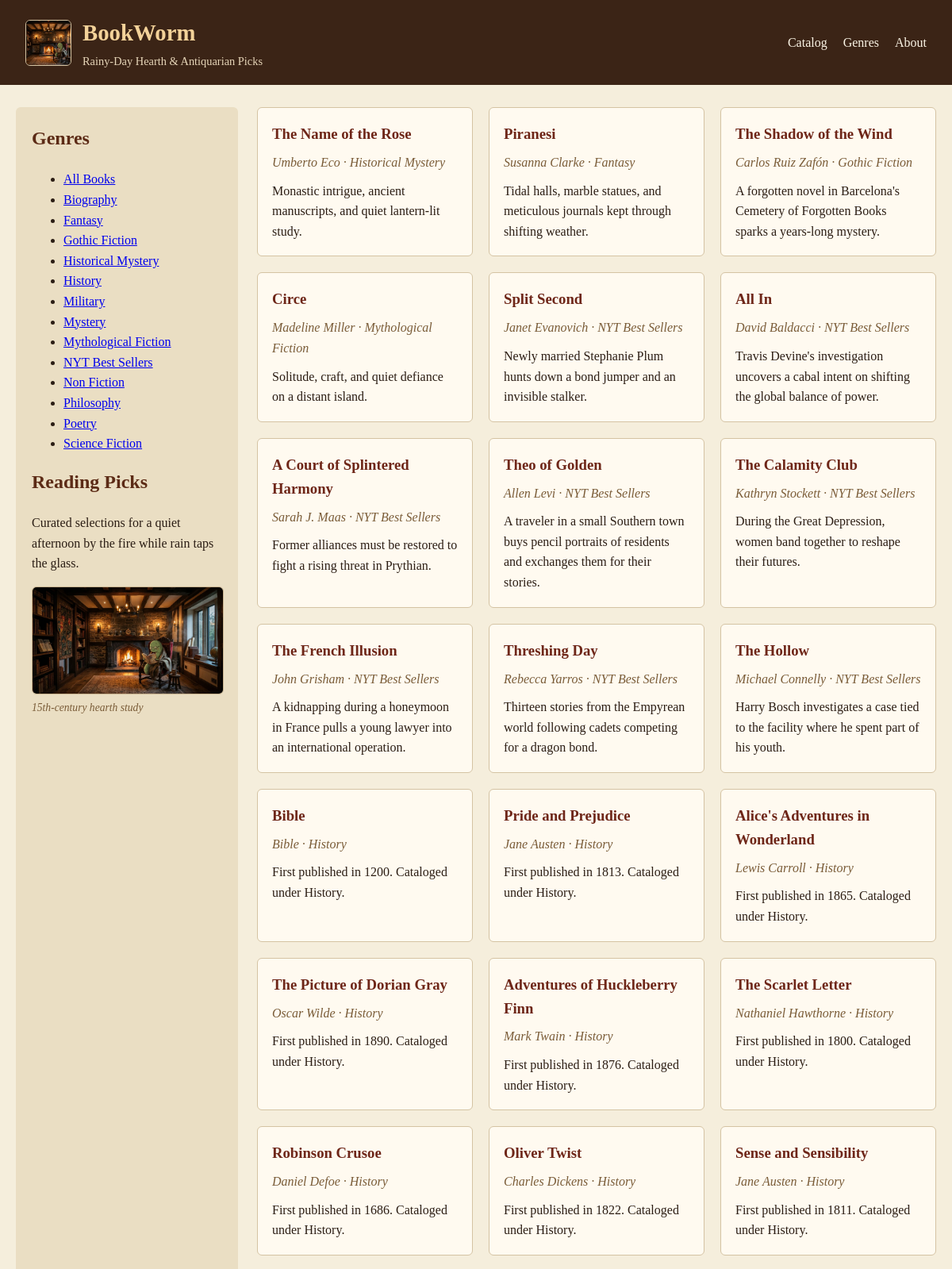
The page / (upper part) on the database its author committed.
### tables this page shows
CREATE TABLE books (
            id INTEGER PRIMARY KEY AUTOINCREMENT,
            title TEXT NOT NULL,
            author TEXT NOT NULL,
            genre TEXT NOT NULL,
            summary TEXT NOT NULL
        , category TEXT NOT NULL DEFAULT '');

### app.py (the view)
@app.route("/")
def index():
    selected_genre = request.args.get("genre", "All")
    books = get_books(selected_genre)
    genres = get_genres()
    logo_exists = os.path.exists(os.path.join(app.static_folder, "logo.png"))
    return render_template(
        "index.html",
        books=books,
        genres=genres,
        selected_genre=selected_genre,
        logo_exists=logo_exists,
    )

### app.py (called while the page is built)
def get_books(selected_genre=None):
    conn = sqlite3.connect(DB_PATH)
    conn.row_factory = sqlite3.Row
    if selected_genre and selected_genre != "All":
        rows = conn.execute(
            "SELECT id, title, author, genre, summary FROM books WHERE genre = ? ORDER BY id",
            (selected_genre,),
        ).fetchall()
    else:
        rows = conn.execute(
            "SELECT id, title, author, genre, summary FROM books ORDER BY id"
        ).fetchall()
    conn.close()
    return [dict(row) for row in rows]

def get_genres():
    conn = sqlite3.connect(DB_PATH)
    rows = conn.execute(
        "SELECT DISTINCT genre FROM books ORDER BY genre"
    ).fetchall()
    conn.close()
    return [row[0] for row in rows]

### templates/index.html (shortened to what this page needs)
<!DOCTYPE html>
<html lang="en">
<head>
  <link rel="stylesheet" href="{{ url_for('static', filename='style.css') }}">
</head>
<body>
  <header class="site-header">
    <div class="brand-group">
      {% if logo_exists %}
        <img src="{{ url_for('static', filename='logo.png') }}" alt="BookWorm reading by a rainy fireplace" class="brand-thumb">
      {% endif %}
      <div>
        <h1 class="site-title">BookWorm</h1>
        <p class="site-tagline">Rainy-Day Hearth &amp; Antiquarian Picks</p>
      </div>
    </div>
    <nav class="nav-links">
      <a href="{{ url_for('index') }}#catalog">Catalog</a>
      <a href="{{ url_for('index') }}#genres">Genres</a>
      <a href="{{ url_for('index') }}#about">About</a>
    </nav>
  </header>
  <main class="page-layout">
    <aside class="sidebar">
      <h2 id="genres">Genres</h2>
      <ul class="genre-list">
        <li>
          <a href="{{ url_for('index') }}#catalog" class="{% if selected_genre == 'All' %}active-genre{% endif %}">All Books</a>
        </li>
        {% for genre in genres %}
          <li>
            <a href="{{ url_for('index', genre=genre) }}#catalog" class="{% if selected_genre == genre %}active-genre{% endif %}">{{ genre }}</a>
          </li>
        {% endfor %}
      </ul>
      <h2>Reading Picks</h2>
      <p id="about">Curated selections for a quiet afternoon by the fire while rain taps the glass.</p>
      {% if logo_exists %}
        <figure class="reading-scene">
          <img src="{{ url_for('static', filename='logo.png') }}" alt="Worm with glasses reading a book by a fireplace on a rainy day">
          <figcaption>15th-century hearth study</figcaption>
        </figure>
      {% endif %}
    </aside>
    <section id="catalog" class="book-grid">
      {% for book in books %}
        <article class="book-card">
          <h3 class="book-title">{{ book.title }}</h3>
          <p class="book-meta">{{ book.author }} &middot; {{ book.genre }}</p>
          <p class="book-summary">{{ book.summary }}</p>
        </article>
      {% endfor %}
    </section>
  </main>
</body>
</html>

### static/style.css (style rules this page uses)
body { margin: 0; font-family: Georgia, "Times New Roman", serif; color: #2b1d14; background-color: #f5eedc; line-height: 1.6; }
.site-header { display: flex; justify-content: space-between; align-items: center; padding: 18px 32px; background-color: #3b2416; color: #fbf5e6; }
.brand-group { display: flex; align-items: center; gap: 14px; }
.brand-thumb { width: 56px; height: 56px; object-fit: cover; border-radius: 6px; border: 1px solid #d4c3a3; }
.site-title { margin: 0; font-size: 1.8rem; color: #f3d299; }
.site-tagline { margin: 2px 0 0; font-size: 0.9rem; color: #e6d5b8; }
.nav-links { display: flex; gap: 20px; }
.nav-links a { color: #fbf5e6; text-decoration: none; }
.page-layout { display: grid; grid-template-columns: 280px 1fr; gap: 24px; max-width: 1200px; margin: 28px auto; padding: 0 20px; }
.sidebar { background-color: #eadec3; color: #2b1d14; padding: 20px; border-radius: 6px; }
.sidebar h2 { margin-top: 0; color: #5c2b16; }
.reading-scene { margin: 16px 0 0; }
.reading-scene img { width: 100%; max-wdith: 260px; height: auto; display: block; border-radius: 6px; border: 1px solid #c7b28e; }
.reading-scene figcaption { margin-top: 6px; font-size: 0.85rem; color: #7a5c38; font-style: italic; }
.book-grid { display: grid; grid-template-columns: repeat(auto-fit, minmax(240px, 1fr)); gap: 20px; align-content: start; }
.book-card { background-color: #fffaf0; border: 1px solid #d4c3a3; border-radius: 6px; padding: 18px; }
.book-title { margin: 0 0 8px; color: #6e2618; }
.book-meta { margin: 0 0 10px; color: #7a5c38; font-style: italic; }
.book-summary { margin: 0; color: #2b1d14; }

### rows shown on the page
books: title "The Name of the Rose", author "Umberto Eco", genre "Historical Mystery", summary "Monastic intrigue, ancient manuscripts, and quiet lantern-lit study."
books: title "Piranesi", author "Susanna Clarke", genre "Fantasy", summary "Tidal halls, marble statues, and meticulous journals kept through shifting weather."
books: title "The Shadow of the Wind", author "Carlos Ruiz Zafón", genre "Gothic Fiction", summary "A forgotten novel in Barcelona's Cemetery of Forgotten Books sparks a years-long mystery."
books: title "Circe", author "Madeline Miller", genre "Mythological Fiction", summary "Solitude, craft, and quiet defiance on a distant island."
books: title "Split Second", author "Janet Evanovich", genre "NYT Best Sellers", summary "Newly married Stephanie Plum hunts down a bond jumper and an invisible stalker."
books: title "All In", author "David Baldacci", genre "NYT Best Sellers", summary "Travis Devine's investigation uncovers a cabal intent on shifting the global balance of power."
books: title "A Court of Splintered Harmony", author "Sarah J. Maas", genre "NYT Best Sellers", summary "Former alliances must be restored to fight a rising threat in Prythian."
books: title "Theo of Golden", author "Allen Levi", genre "NYT Best Sellers", summary "A traveler in a small Southern town buys pencil portraits of residents and exchanges them for their stories."
books: title "The Calamity Club", author "Kathryn Stockett", genre "NYT Best Sellers", summary "During the Great Depression, women band together to reshape their futures."
books: title "The French Illusion", author "John Grisham", genre "NYT Best Sellers", summary "A kidnapping during a honeymoon in France pulls a young lawyer into an international operation."
books: title "Threshing Day", author "Rebecca Yarros", genre "NYT Best Sellers", summary "Thirteen stories from the Empyrean world following cadets competing for a dragon bond."
books: title "The Hollow", author "Michael Connelly", genre "NYT Best Sellers", summary "Harry Bosch investigates a case tied to the facility where he spent part of his youth."
books: title "Bible", author "Bible", genre "History", summary "First published in 1200. Cataloged under History."
books: title "Pride and Prejudice", author "Jane Austen", genre "History", summary "First published in 1813. Cataloged under History."
books: title "Alice's Adventures in Wonderland", author "Lewis Carroll", genre "History", summary "First published in 1865. Cataloged under History."
books: title "The Picture of Dorian Gray", author "Oscar Wilde", genre "History", summary "First published in 1890. Cataloged under History."
books: title "Adventures of Huckleberry Finn", author "Mark Twain", genre "History", summary "First published in 1876. Cataloged under History."
books: title "The Scarlet Letter", author "Nathaniel Hawthorne", genre "History", summary "First published in 1800. Cataloged under History."
books: title "Robinson Crusoe", author "Daniel Defoe", genre "History", summary "First published in 1686. Cataloged under History."
books: title "Oliver Twist", author "Charles Dickens", genre "History", summary "First published in 1822. Cataloged under History."
books: title "Sense and Sensibility", author "Jane Austen", genre "History", summary "First published in 1811. Cataloged under History."

### other values the page prints
{{ genre }} "Biography" "Fantasy" "Gothic Fiction" "Historical Mystery" "History" "Military" "Mystery" "Mythological Fiction" "NYT Best Sellers" "Non Fiction" "Philosophy" "Poetry" "Science Fiction"
